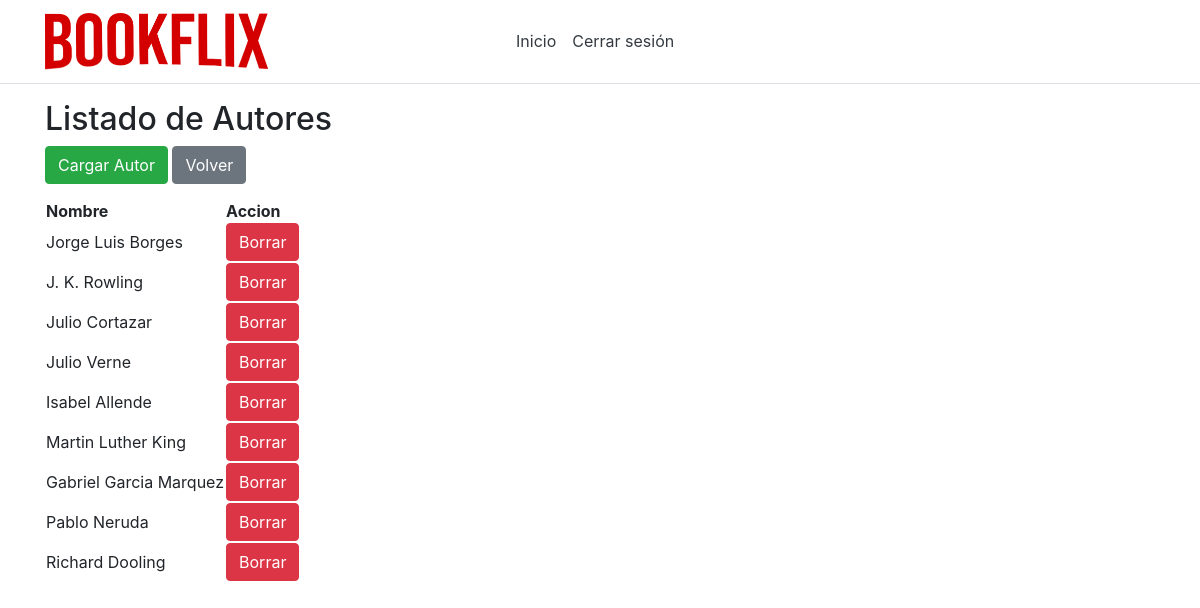
/listAutores/ (signed in), run on an earlier commit of the app's database.
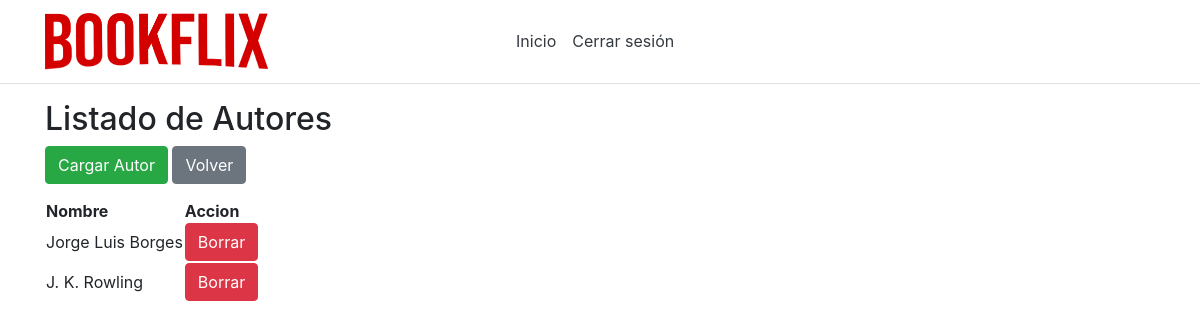
And on a later commit of the database.
### app/models.py (models this page shows, shortened)
class Autor(models.Model):
    id = models.AutoField(primary_key=True)
    nombre = models.CharField(max_length=50,unique=True)

### app/views.py (the view)
# urls.py: path('listAutores/', views.listAutores),
def listAutores(request):
    autores = Autor.objects.all()
    return render(request, "admin/listOfAutores.html", {'autores': autores})

### app/models.py (called while the page is built)
    @property
    def is_active(self):
        return self.active

    @property
    def is_superuser(self):
        return self.superuser

### app/templates/admin/listOfAutores.html (shortened to what this page needs)
{% extends 'default/layout.html' %}
{% block admin %}
<h2>Listado de Autores</h2>
<div class="btn-group" role="group" aria-label="Basic example">
<form method="get" action="/createAutor">
    <button class="btn btn-success" type="submit">Cargar Autor</button>
  </form>
<form method="get" action="/inicio">
    <button class="btn btn-secondary" type="submit">Volver</button>
</form>
</div>
<table>
    <thead>
        <tr>
            <th>Nombre</th>
            <th>Accion</th>
        </tr>
    </thead>
    <tbody>
        {% for autor in autores %}
        <tr>
            <td>{{ autor.nombre }}</td>
            <td><a class="btn btn-danger" role="button" href="/deleteAutor/{{ autor.id }}"
          onClick="return confirm('¿Seguro que quieres borrar a {{autor.nombre}}?');">
            Borrar</a></td>
        </tr>
        {% endfor %}
    </tbody>
</table>
{% endblock %}

What changed in the data, as far as the page shows it:
removed Autor: nombre "Julio Cortazar"
removed Autor: nombre "Julio Verne"
removed Autor: nombre "Isabel Allende"
removed Autor: nombre "Martin Luther King"
removed Autor: nombre "Gabriel Garcia Marquez"
removed Autor: nombre "Pablo Neruda"
removed Autor: nombre "Richard Dooling"
